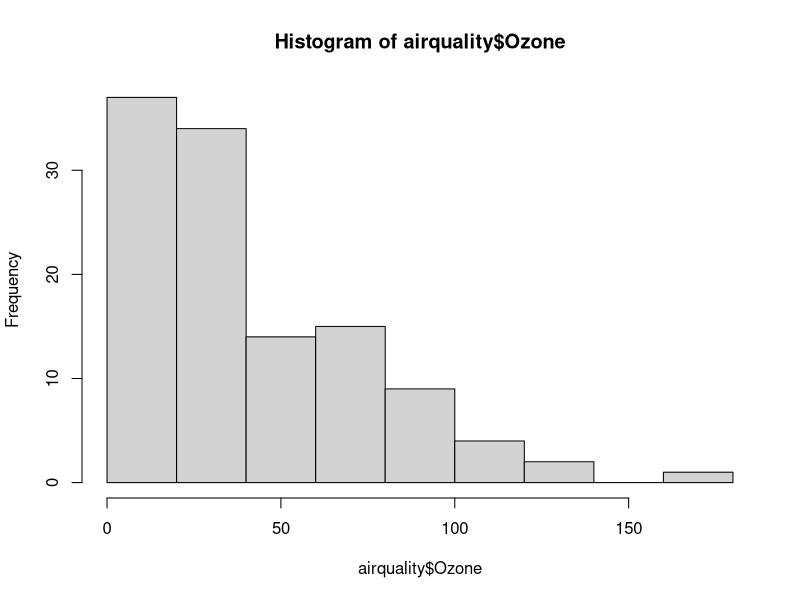

The R script that drew this image:
## ---- chunk 1
knitr::opts_chunk$set(echo = FALSE)
## ---- chunk 2
summary(airquality$Ozone)
hist(airquality$Ozone, breaks = 10)
